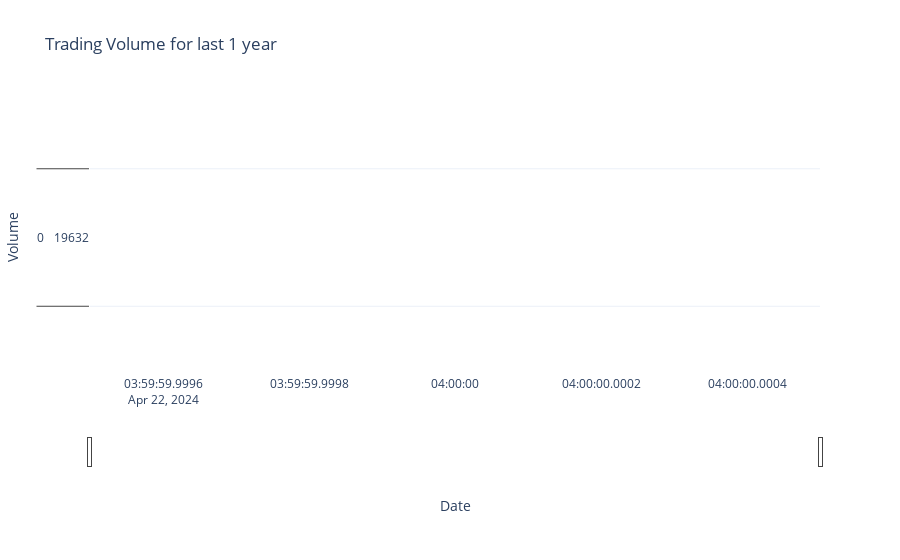

The code cell stored with this chart in its notebook:
### Code cell
import plotly.graph_objects as go

fig = go.Figure()


# 거래량에 대한 막대형 차트를 추가합니다.

fig.add_trace(go.Bar(x=stock_ligNex1.index, y=stock_ligNex1['Volume'], marker_color='purple'))


# 더 나은 시각적 모양을 위해 레이아웃을 업데이트하세요.

fig.update_layout(
    title='Trading Volume for last 1 year',
    xaxis_title='Date',
    yaxis_title='Volume',
    template='plotly_white',
    xaxis_rangeslider_visible=True  # Enable the range slider for zooming
)

### Figure 1 — Plotly figure (JSON) as saved in the notebook; plotly's stock layout.template omitted (floating-point values rounded to 4 significant figures; data arrays with more than 128 entries replaced by an {"elided": "..."} marker saying what was removed)
{"data": [{"marker": {"color": "purple"}, "type": "bar", "x": {"elided": "721 str values"}, "y": {"elided": "721x1 int values"}}], "layout": {"title": {"text": "Trading Volume for last 1 year"}, "xaxis": {"rangeslider": {"visible": true}, "title": {"text": "Date"}}, "yaxis": {"title": {"text": "Volume"}}}}
